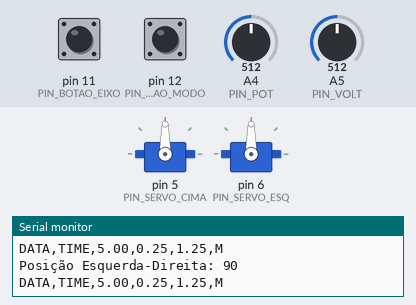
A sketch run on a simulated Arduino Uno, built with avr-gcc and run on an emulated ATmega328P. On the bench: 2 × servo, the last lines printed to the serial monitor. The test bench sets the inputs (shaded band); at power-on: A4 (PIN_POT) = 512, pin 11 (PIN_BOTAO_EIXO) HIGH, pin 12 (PIN_BOTAO_MODO) HIGH, A5 (PIN_VOLT) = 512.

Above: at 1.2 s.
1.3 s: A4 (PIN_POT) set to 0
At 2.4 s:
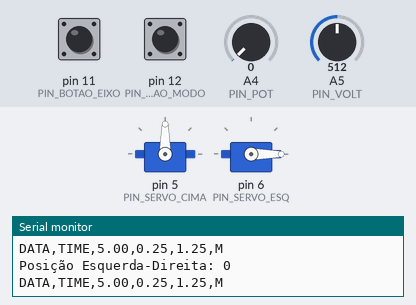
2.8 s: pin 11 (PIN_BOTAO_EIXO) pulled LOW for 0.15 s
At 3.4 s:
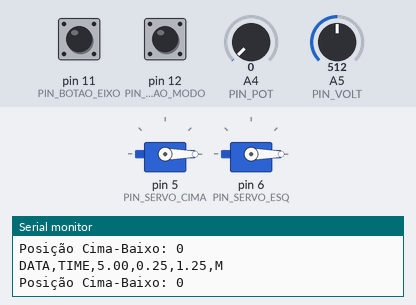
4.4 s: A4 (PIN_POT) set to 122
At 5.6 s:
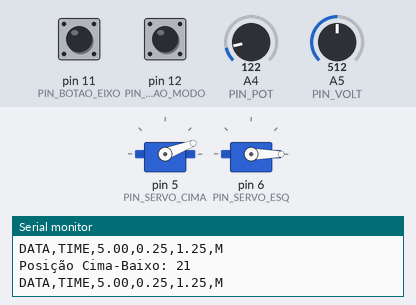
5.9 s: pin 11 (PIN_BOTAO_EIXO) pulled LOW for 1 s
At 6.7 s:
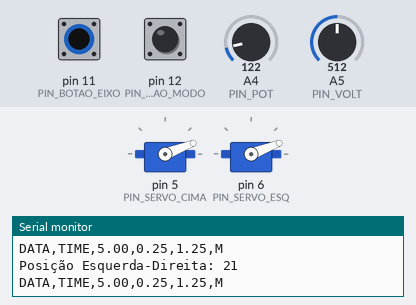
8.4 s: A4 (PIN_POT) set to 306
At 9.1 s:
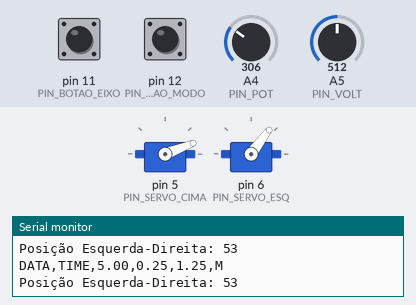
9.9 s: pin 11 (PIN_BOTAO_EIXO) pulled LOW for 0.15 s
At 11.3 s:
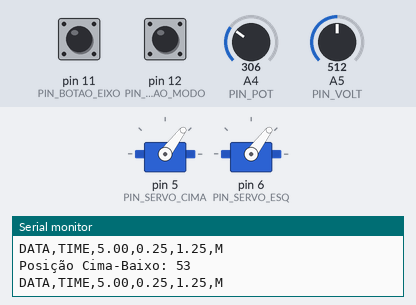
Timing chart, 0 to 12.5 s (numbered marks = the images above; inputs shaded):
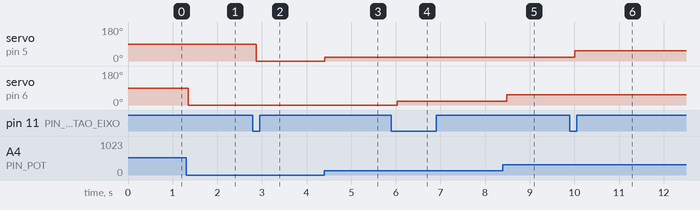

Measured:
- after the input at 1.3 s, servo on pin 6 (PIN_SERVO_ESQ): 90° → 0° after 0.05 s
- after the input at 2.8 s, servo on pin 5 (PIN_SERVO_CIMA): 90° → 0° after 0.08 s
- after the input at 4.4 s, servo on pin 5 (PIN_SERVO_CIMA): 0° → 21° at once
- after the input at 5.9 s, servo on pin 6 (PIN_SERVO_ESQ): 0° → 21° after 0.14 s
- after the input at 8.4 s, servo on pin 6 (PIN_SERVO_ESQ): 21° → 53° after 0.08 s
- after the input at 9.9 s, servo on pin 5 (PIN_SERVO_CIMA): 21° → 53° after 0.11 s

The sketch:

espanos.ino
```cpp
#include <Servo.h>

// --- Configurações gerais ---
int modo = 0; // 0 = Manual, 1 = Automático
int eixo = 0; // 0 = Esquerda-Direita, 1 = Cima-Baixo

// --- Pinos ---
const uint8_t PIN_BOTAO_MODO = 12;   // Botão de Modo (INPUT_PULLUP)
const uint8_t PIN_BOTAO_EIXO = 11;   // Botão de Eixo (INPUT_PULLUP)
const uint8_t PIN_POT = A4;          // Potenciômetro para controle manual
const uint8_t PIN_VOLT = A5;         // Leitura de tensão

// LDRs (sensores de luz)
const uint8_t LDR_SUP_DIR = A0;
const uint8_t LDR_SUP_ESC = A1;
const uint8_t LDR_INF_DIR = A2;
const uint8_t LDR_INF_ESC = A3;

// --- Estados dos botões (debounce simples) ---
int estadoBotaoModo = HIGH;
int estadoBotaoEixo = HIGH;
int estadoBotaoAnteriorModo = HIGH;
int estadoBotaoAnteriorEixo = HIGH;

// --- Leituras dos LDRs ---
int superiorEsquerdo = 0;
int superiorDireito = 0;
int inferiorEsquerdo = 0;
int inferiorDireito = 0;

// --- Servos ---
Servo servoCimaBaixo;
Servo servoEsquerdaDireita;
const uint8_t PIN_SERVO_CIMA = 5;
const uint8_t PIN_SERVO_ESQ = 6;

// --- Parâmetros ---
int valorLimite = 10; // Sensibilidade da medição

void setup() {
  Serial.begin(9600);
  Serial.println("CLEARDATA");
  Serial.println("LABEL,t,voltage,current,power,Mode");

  pinMode(PIN_BOTAO_MODO, INPUT_PULLUP);
  pinMode(PIN_BOTAO_EIXO, INPUT_PULLUP);
  pinMode(PIN_POT, INPUT);

  servoCimaBaixo.attach(PIN_SERVO_CIMA);
  servoEsquerdaDireita.attach(PIN_SERVO_ESQ);

  Serial.println("Setup completo");
}

void loop() {
  // Leitura de tensão/corrente/potência (PLX-DAQ)
  float volt = analogRead(PIN_VOLT) * 5.0 / 1023.0;
  float tensao = 2.0 * volt; // Ajuste do divisor de tensão
  float corrente = tensao / 20.0;
  float potencia = tensao * corrente;

  Serial.print("DATA,TIME,");
  Serial.print(tensao);
  Serial.print(",");
  Serial.print(corrente);
  Serial.print(",");
  Serial.print(potencia);
  Serial.print(",");

  // Tratamento do botão de modo (toggle)
  estadoBotaoModo = digitalRead(PIN_BOTAO_MODO);
  if (estadoBotaoModo != estadoBotaoAnteriorModo) {
    if (estadoBotaoModo == LOW) { // LOW porque pull-up inverte a lógica
      modo = 1 - modo; // alterna entre 0 e 1
      Serial.print("Modo alterado para: ");
      Serial.println(modo == 0 ? "Manual" : "Automático");
    }
  }
  estadoBotaoAnteriorModo = estadoBotaoModo;
  delay(50); // debounce simples

  if (modo == 0) {
    Serial.println("M");
    rastreadorSolarManual();
  } else {
    Serial.println("A");
    rastreadorSolarAutomatico();
  }
}

void rastreadorSolarAutomatico() {
  // Leitura dos LDRs
  superiorDireito = analogRead(LDR_SUP_DIR);
  superiorEsquerdo = analogRead(LDR_SUP_ESC);
  inferiorDireito = analogRead(LDR_INF_DIR);
  inferiorEsquerdo = analogRead(LDR_INF_ESC);

  // Médias por eixo
  int mediaSuperior = (superiorDireito + superiorEsquerdo) / 2;
  int mediaInferior = (inferiorDireito + inferiorEsquerdo) / 2;
  int mediaEsquerda = (superiorEsquerdo + inferiorEsquerdo) / 2;
  int mediaDireita = (superiorDireito + inferiorDireito) / 2;

  // Diferenças para decidir movimentação
  int diferencaElevacao = mediaSuperior - mediaInferior;
  int diferencaAzimute = mediaDireita - mediaEsquerda;

  // Movimento esquerda-direita (azimute)
  if (abs(diferencaAzimute) >= valorLimite) {
    if (diferencaAzimute > 0 && servoEsquerdaDireita.read() < 180) {
      servoEsquerdaDireita.write(servoEsquerdaDireita.read() + 2);
    } else if (diferencaAzimute < 0 && servoEsquerdaDireita.read() > 0) {
      servoEsquerdaDireita.write(servoEsquerdaDireita.read() - 2);
    }
  }

  // Movimento cima-baixo (elevação)
  if (abs(diferencaElevacao) >= valorLimite) {
    if (diferencaElevacao > 0 && servoCimaBaixo.read() < 180) {
      servoCimaBaixo.write(servoCimaBaixo.read() + 2);
    } else if (diferencaElevacao < 0 && servoCimaBaixo.read() > 0) {
      servoCimaBaixo.write(servoCimaBaixo.read() - 2);
    }
  }
}

void rastreadorSolarManual() {
  // Tratamento do botão de eixo (toggle)
  estadoBotaoEixo = digitalRead(PIN_BOTAO_EIXO);
  if (estadoBotaoEixo != estadoBotaoAnteriorEixo) {
    if (estadoBotaoEixo == LOW) { // LOW porque pull-up inverte a lógica
      eixo = 1 - eixo;
      Serial.print("Eixo alterado para: ");
      Serial.println(eixo == 0 ? "Esquerda-Direita" : "Cima-Baixo");
    }
  }
  estadoBotaoAnteriorEixo = estadoBotaoEixo;
  delay(50); // debounce simples

  // Controle via potenciômetro
  int valorPot = analogRead(PIN_POT);
  int posicaoServo = map(valorPot, 0, 1023, 0, 180);

  if (eixo == 0) {
    servoEsquerdaDireita.write(posicaoServo);
    Serial.print("Posição Esquerda-Direita: ");
    Serial.println(posicaoServo);
  } else {
    servoCimaBaixo.write(posicaoServo);
    Serial.print("Posição Cima-Baixo: ");
    Serial.println(posicaoServo);
  }
}
#include <Servo.h>  // Inicialização de variáveis int modo = 0; // 0 para manual, 1 para automático int eixo = 0; // 0 para esquerda-direita, 1 para cima-baixo int estadoBotaoModo = 0; int estadoBotaoEixo = 0; int estadoBotaoAnteriorModo = 0; int estadoBotaoAnteriorEixo = 0;  // Definição dos pinos dos LDRs int ldrSuperiorDireito = A0; int ldrSuperiorEsquerdo = A1; int ldrInferiorDireito = A2; int ldrInferiorEsquerdo = A3;  // Leituras dos LDRs int superiorEsquerdo = 0; int superiorDireito = 0;  int inferiorEsquerdo = 0; int inferiorDireito = 0;  // Declaração dos dois servos Servo servoCimaBaixo; Servo servoEsquerdaDireita;  int valorLimite = 10; // Sensibilidade da medição  void setup() { Serial.begin(9600); Serial.println("CLEARDATA"); Serial.println("LABEL,t,voltage,current,power,Mode");  pinMode(12, INPUT_PULLUP); // Botão de Modo (com pull-up interno) pinMode(11, INPUT_PULLUP); // Botão de Eixo (com pull-up interno) pinMode(A4, INPUT); // Potenciômetro para controle manual  servoCimaBaixo.attach(5); // Servo para movimento cima-baixo servoEsquerdaDireita.attach(6); // Servo para movimento esquerda-direita  Serial.println("Setup completo"); }  void loop() { float volt = analogRead(A5) * 5.0 / 1023; float tensao = 2 * volt; // Tensão=(R1/(R1+R2))*Tensão, R1=R2=10Ohms => tensao=2*volt float corrente = tensao / 20; // I=tensao/(R1+R2) float potencia = tensao * corrente;  Serial.print("DATA,TIME,"); // Comando PLX-DAQ Serial.print(tensao); Serial.print(","); Serial.print(corrente); Serial.print(","); Serial.print(potencia); Serial.print(",");  // Tratamento do botão de modo estadoBotaoModo = digitalRead(12); if (estadoBotaoModo != estadoBotaoAnteriorModo) { if (estadoBotaoModo == LOW) { // LOW porque o pull-up inverte a lógica modo = 1 - modo; // Alterna o modo entre 0 e 1 Serial.print("Modo alterado para: "); Serial.println(modo == 0 ? "Manual" : "Automático"); } } estadoBotaoAnteriorModo = estadoBotaoModo; delay(50); // Atraso para debouncing  if (modo == 0) { Serial.println('M'); rastreadorSolarManual(); } else { Serial.println('A'); rastreadorSolarAutomatico(); } }  void rastreadorSolarAutomatico() { // Captura dos valores analógicos de cada LDR superiorDireito = analogRead(ldrSuperiorDireito); superiorEsquerdo = analogRead(ldrSuperiorEsquerdo); inferiorDireito = analogRead(ldrInferiorDireito); inferiorEsquerdo = analogRead(ldrInferiorEsquerdo);  // Calculando a média int mediaSuperior = (superiorDireito + superiorEsquerdo) / 2; int mediaInferior = (inferiorDireito + inferiorEsquerdo) / 2; int mediaEsquerda = (superiorEsquerdo + inferiorEsquerdo) / 2; int mediaDireita = (superiorDireito + inferiorDireito) / 2;  // Calculando as diferenças int diferencaElevacao = mediaSuperior - mediaInferior; int diferencaAzimute = mediaDireita - mediaEsquerda;  // Movimento esquerda-direita do rastreador solar if (abs(diferencaAzimute) >= valorLimite) { if (diferencaAzimute > 0 && servoEsquerdaDireita.read() < 180) { servoEsquerdaDireita.write(servoEsquerdaDireita.read() + 2); } if (diferencaAzimute < 0 && servoEsquerdaDireita.read() > 0) { servoEsquerdaDireita.write(servoEsquerdaDireita.read() - 2); } }  // Movimento cima-baixo do rastreador solar if (abs(diferencaElevacao) >= valorLimite) { if (diferencaElevacao > 0 && servoCimaBaixo.read() < 180) { servoCimaBaixo.write(servoCimaBaixo.read() + 2); } if (diferencaElevacao < 0 && servoCimaBaixo.read() > 0) { servoCimaBaixo.write(servoCimaBaixo.read() - 2); } } }  void rastreadorSolarManual() { // Tratamento do botão de eixo estadoBotaoEixo = digitalRead(11); if (estadoBotaoEixo != estadoBotaoAnteriorEixo) { if (estadoBotaoEixo == LOW) { // LOW porque o pull-up inverte a lógica eixo = 1 - eixo; // Alterna o eixo entre 0 e 1 Serial.print("Eixo alterado para: "); Serial.println(eixo == 0 ? "Esquerda-Direita" : "Cima-Baixo"); } } estadoBotaoAnteriorEixo = estadoBotaoEixo; delay(50); // Atraso para debouncing  if (eixo == 0) { // Controle esquerda-direita int valorPot = analogRead(A4); int posicaoServo = map(valorPot, 0, 1023, 0, 180); servoEsquerdaDireita.write(posicaoServo); Serial.print("Posição Esquerda-Direita: "); Serial.println(posicaoServo); } else { // Controle cima-baixo int valorPot = analogRead(A4); int posicaoServo = map(valorPot, 0, 1023, 0, 180); servoCimaBaixo.write(posicaoServo); Serial.print("Posição Cima-Baixo: "); Serial.println(posicaoServo); } }
```
